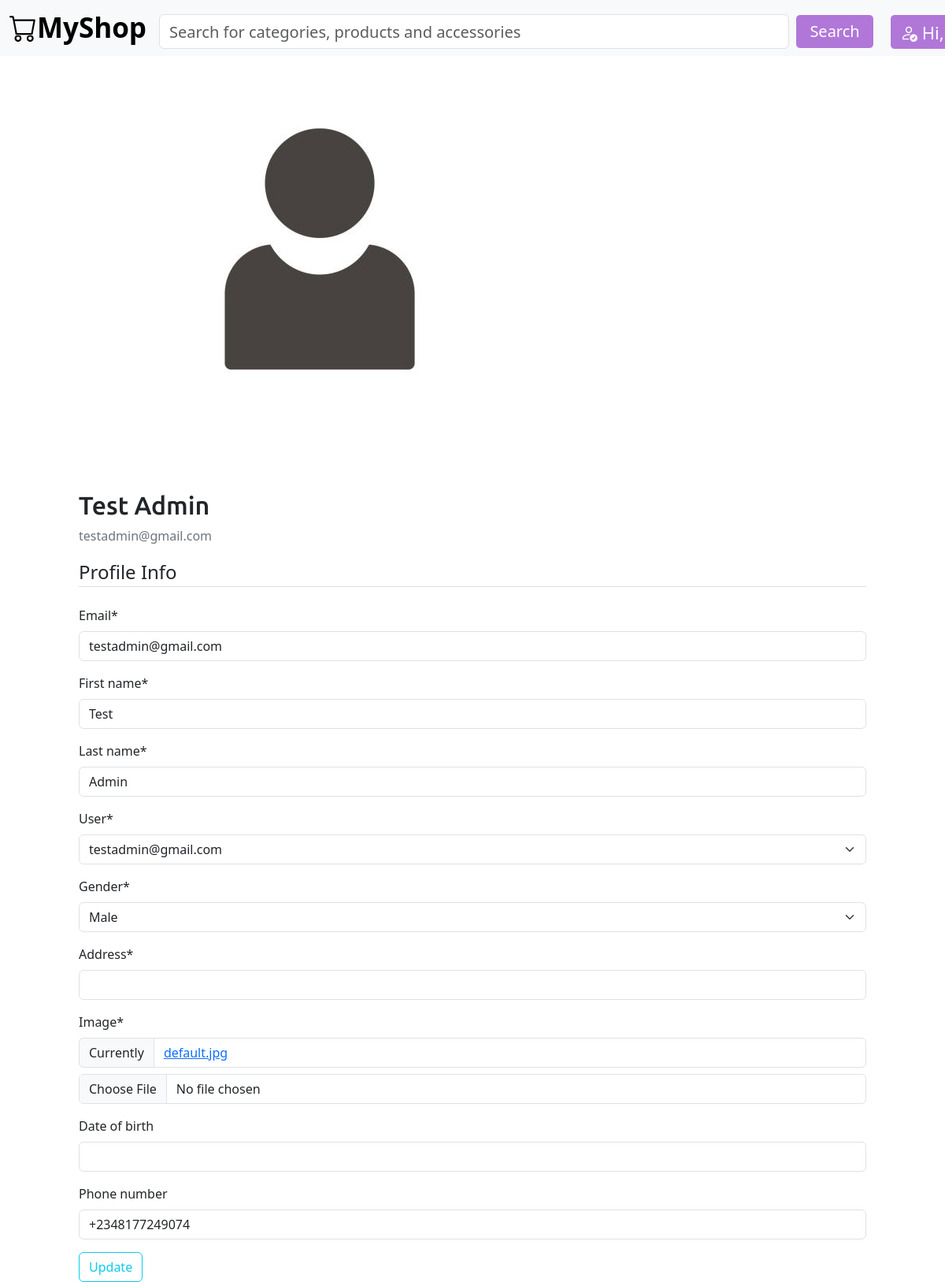
Screenshot of /profile/ (signed in) with the database file from the repository.
### users/models.py (models this page shows, shortened)
class CustomUser(AbstractUser, PermissionsMixin):
    email = models.EmailField(unique=True, null=False,)
    first_name = models.CharField(max_length=30)
    last_name = models.CharField(max_length=30)
    date_joined = models.DateTimeField(default=timezone.now)
    is_active = models.BooleanField(default=True)
    username = None
    objects = CustomUserManager()
    USERNAME_FIELD = 'email'
    REQUIRED_FIELDS = []
    class Meta:
        ordering= ['email']
        indexes=[
            models.Index(fields=['email'])
        ]
        verbose_name= 'user'
        verbose_name_plural= 'users'
    def __str__(self):
        return self.email

class CustomProfile(models.Model):
    class GenderStatus(models.TextChoices):
        MALE= 'M', 'Male'
        FEMALE= 'F', 'Female'
    user= models.OneToOneField(CustomUser,
                               on_delete=models.CASCADE,)
    gender= models.CharField(max_length=1,
                             choices=GenderStatus.choices,
                             default=GenderStatus.MALE)
    address= models.CharField(max_length=250,
                              null=True)
    image= models.ImageField(upload_to= 'profile_pics',
                             default= 'default.jpg')
    date_of_birth= models.DateField(null=True,
                                    blank=True)
    phone_number = PhoneNumberField(blank= True)
    updated= models.DateTimeField(auto_now=True,)
    class Meta:
        ordering= ['-updated']
        indexes=[
            models.Index(fields=['-updated'])
        ]
        verbose_name= 'profile'
        verbose_name_plural= 'profiles'

### users/views.py (the view)
# urls.py: path('profile/', views.user_profile, name='profile'),
@login_required
def user_profile(request):
    if request.method== "POST":
        user_form= UserUpdateForm(request.POST, instance= request.user)
        profile_form= ProfileUpdateForm(request.POST,
                                        request.FILES,
                                        instance=request.user.customprofile)
        if user_form.is_valid() and profile_form.is_valid():
            user_form.save()
            profile_form.save()
            messages.success(request, f'Account updated successfully!')
            return redirect('users:profile')
    else:
        user_form= UserUpdateForm(instance=request.user)
        profile_form= ProfileUpdateForm(instance=request.user.customprofile)
    return render(request,
                  'users/profile.html',
                  {'user_form': user_form,
                   'profile_form': profile_form})

### users/forms.py
class UserUpdateForm(forms.ModelForm):
    class Meta:
        model= CustomUser
        fields= ['email', 'first_name', 'last_name']

class ProfileUpdateForm(forms.ModelForm):
    class Meta:
        model = CustomProfile
        exclude= ['updated']

### cart/cart.py (called while the page is built)
    def __len__(self):
        return sum(item['quantity'] for item in self.cart.values())

### cart/context_processors.py (called while the page is built)
def cart(request):
    return {'cart': Cart(request)}

### users/templates/users/profile.html (shortened to what this page needs)
{% extends "shop/base.html" %}
{% load crispy_forms_tags %}
{% block content %}
<div class="content-section">
  <div class="media">
    <img class="rounded-circle account-img" src="{{ user.customprofile.image.url }}">
    <div class="media-body">
      <h2 class="account-heading">{{ user.first_name }} {{ user.last_name }}</h2>
      <p class="text-secondary">{{ user.email }}</p>
    </div>
  </div>
  <form action="" method="POST" enctype="multipart/form-data">
        <fieldset class="form-group">
            <legend class="border-bottom mb-4">Profile Info</legend>
            {{ user_form|crispy }}
            {{ profile_form|crispy }}
        </fieldset>
        <div class="form-group">
            <button class="btn btn-outline-info" type="submit
            ">Update</button>
        </div>
    </form>
</div>
{% endblock content%}

### shop/static/css/style.css (style rules this page uses)
body { margin:0; padding:0; font-family:helvetica, sans-serif; }
h1, h2, h3, h4, h5 , h6 { font-family: 'Ubuntu', sans-serif; font-weight:normal; }
a { text-decoration:none; color:#5993bb; }

### rows the page displays
CustomUser: customprofile.image (placeholder picture), first_name "Test", last_name "Admin", email "testadmin@gmail.com"
CustomProfile: user "testadmin@gmail.com", gender "Male", phone_number "+2348177249074"
